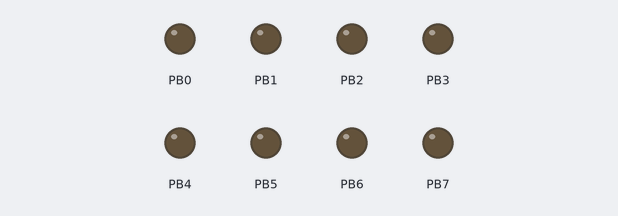
The program below on a simulated ATmega16, built with avr-gcc and emulated at 12 MHz. Shown: output pins drawn as LEDs (lit = HIGH).

Above: at 0.05 s.
At 10.2 s:
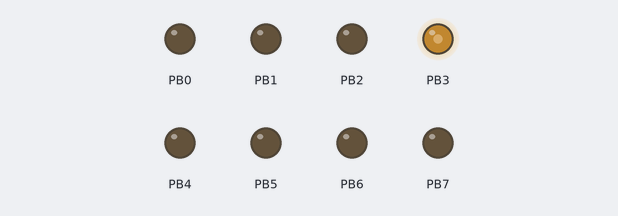
Timing chart, 0 to 13.3 s (numbered marks = the images above):
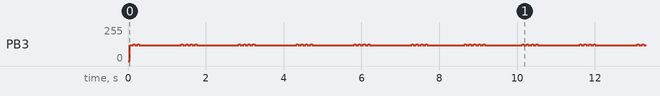

Measured:
- by itself, PB3: moves between 118/255 and 125/255, repeating every 10.2 s

The program:

main.c
```c
/* G.Raf@2AAELI
 * Gruppe B1
 * uC3_b (DigitalAnalog_02) Messung
 * Erzeugung einer Sägezahnspannung
 *
 * Board: Megacard
 * Hardware: Megacard, Analog Disovery
 * Version: 1.0
 * Datum: 2017/02/09
 */

// Systemdefinitionen
#define F_CPU 12000000UL	// Systemtakt definieren
#define	 HIGH 0xFF			// HIGH Byte
#define   LOW 0x00			// LOW Byte

// Portdefinitionen (Register)
#define DDROUT DDRB			// Output Register

// Portdefinitionen (I/O)
#define  OUTPUT PORTB		// Output Port

// Header Dateien (*.h)
#include <avr/io.h>			// Globale I/O definitionen einbinden
#include <avr/interrupt.h>	// Interrupt definitionen einbinden

// ISR bei Timer0 Überlauf
ISR(TIMER0_OVF_vect)	{
	OCR0++;					// OCR Wert um 1 erhöhen
}

int main(void)
{
    DDROUT = HIGH;		// PORTC als Ausgang definieren
	OUTPUT = LOW;		// Alle Ausgänge auf LOW

	TCCR0 |= (1<<CS00);					// Vorteiler 1 Einstellen
	TCCR0 |= (1<<COM01);				// OC0 bei Vergleich setzen und bei Endwert rücksetzen
	TCCR0 |= (1<<WGM01) | (1<<WGM00);	// Einstellung auf FAST PWM

	TIMSK |= (1<<TOIE0);				// Timer0 Überlauf Interrupt freigeben
	sei();								// Interrupts global freigeben

    while (1)
    {
    }
}
// Programmende
```
